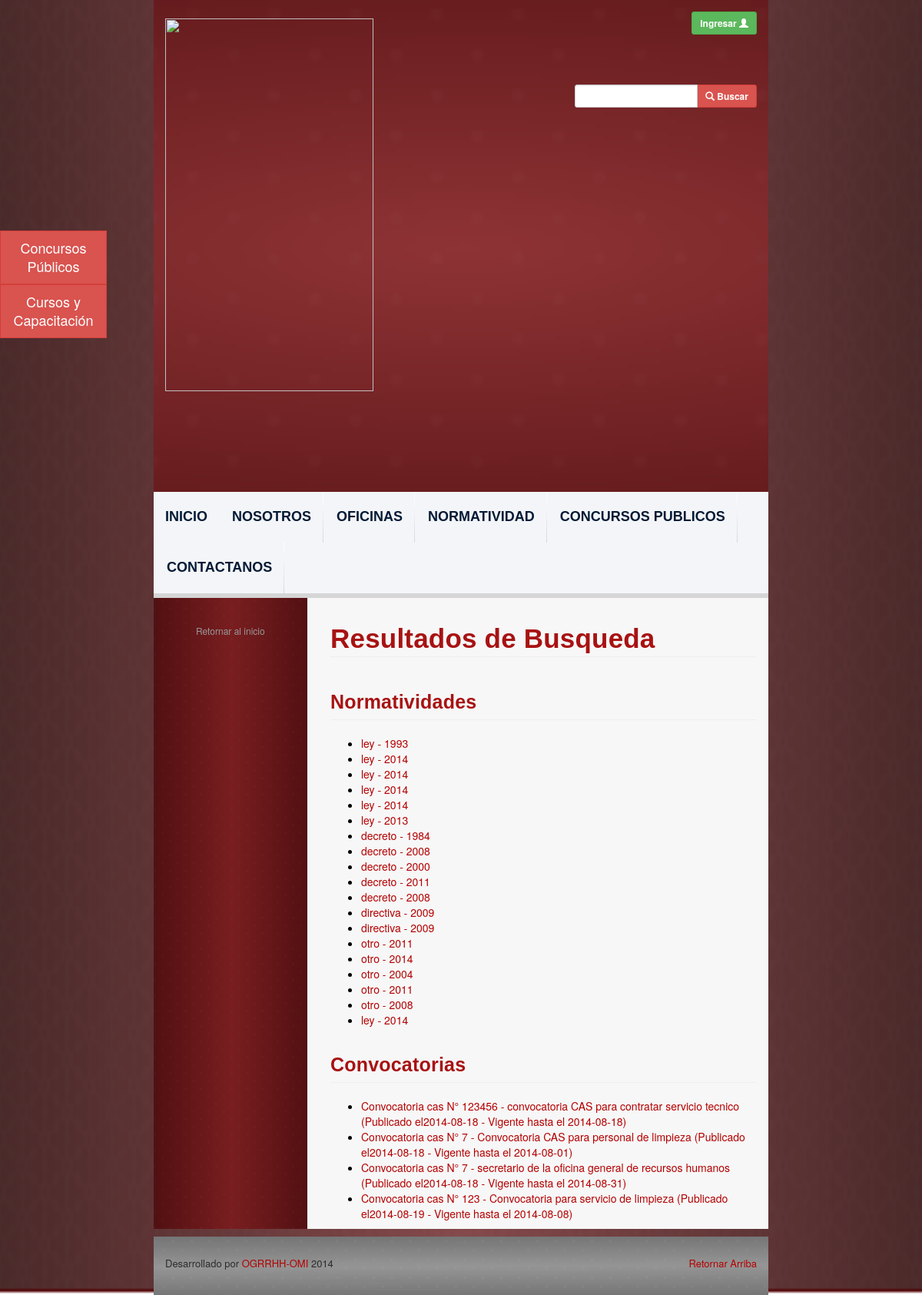
Page /search-results.php on the committed database.
### tables this page shows
CREATE TABLE `legislations` (
  `id` int(11) NOT NULL AUTO_INCREMENT,
  `name` varchar(500) NOT NULL,
  `publication_date` date NOT NULL,
  `file_path` varchar(500) NOT NULL,
  `user_id` int(11) NOT NULL,
  `legislation_type_id` int(11) NOT NULL,
  `office_id` int(11) NOT NULL,
  `update_date` date NOT NULL,
  PRIMARY KEY (`id`)
);

CREATE TABLE `legislation_types` (
  `id` int(11) NOT NULL AUTO_INCREMENT,
  `name` varchar(100) NOT NULL,
  PRIMARY KEY (`id`)
);

CREATE TABLE `convocatories` (
  `id` int(11) NOT NULL AUTO_INCREMENT,
  `convocatory_type_id` int(11) NOT NULL,
  `dependency_id` int(11) NOT NULL,
  `number` int(11) NOT NULL,
  `title` varchar(500) NOT NULL,
  `life_date` date NOT NULL,
  `file_path` varchar(500) NOT NULL,
  `user_id` int(11) NOT NULL,
  `office_id` int(11) NOT NULL,
  `update_date` date NOT NULL,
  PRIMARY KEY (`id`)
);

CREATE TABLE `convocatory_types` (
  `id` int(11) NOT NULL AUTO_INCREMENT,
  `name` varchar(300) NOT NULL,
  PRIMARY KEY (`id`)
);

### php_files/ConnectionManager.php (called while the page is built, shortened)
<?php
class ConnectionManager{
	public $hostName = "localhost";
	public $userName = "root";
	public $password = "root";
	public $database = "ogrrhhwebsitedb";
	public $connection;
	public function createConnection(){
		$this->connection =  mysql_connect ( $this->hostName, $this->userName, $this->password );
	}
	public function selectDatabase(){
		return mysql_select_db ($this->database, $this->connection );
	}
	public function doQuery($query){
		$result = mysql_query ( $query, $this->connection );
		return $result;
	}
	public function closeConnection(){
		return mysql_close ($this->connection);
	}
}
?>

### php_files/LegislationDAO.php (called while the page is built, shortened)
<?php
include 'ConnectionManager.php';
class LegislationDAO {
	public function selectByName($searchString) {
		$query = 	"SELECT l.*, lt.name, YEAR(l.publication_date) AS publication_year FROM legislations l
					INNER JOIN legislation_types lt on l.legislation_type_id = lt.id
					WHERE l.name like '%" . $searchString . "%'
					OR lt.name like  '%" . $searchString . "%';";
		$connectionManager = new ConnectionManager ();
		$result = $connectionManager->doQuery ( $query );
		return $result;
	}
	public function selectByNameConvocatory($searchString) {
		$query = 	"SELECT c.*, ct.name AS convocatory_type_name
					FROM convocatories c
					INNER JOIN convocatory_types ct on c.convocatory_type_id = ct.id
					WHERE trim(ucase(c.title)) like '%" . $searchString . "%'
					OR  trim(ucase(ct.name)) like '%" . $searchString . "%'
					ORDER BY c.update_date ASC;";
		$connectionManager = new ConnectionManager ();
		$result = $connectionManager->doQuery ( $query );
		return $result;
	}
}
?>

### search-results.php (the view, shortened to what this page needs)
<?php
include 'php_files/LegislationDAO.php';
$legislationDAO = new LegislationDAO ();
$searchString = $_POST ["searchString"];
$queryResultLegislation = $legislationDAO->selectByName ( $searchString );
$queryResultConvocatory = $legislationDAO->selectByNameConvocatory ( $searchString );
?>
<html lang="es_PE">
<?php include('webframes/resources.php');?>
<body class="body-style">
	<div class="container-fluid">
		<div class="row background-image-style">
			<div class="col-md-8">
			<?php include('webframes/header.php');?>
			<div id="content-div" class="row">
				<?php include('webframes/left-navbar.php');?>
					<div class="col-md-9 text-content-style">
						<h1 id="mision-and-goals"
							class="font-style-medium-title-dark page-header ">Resultados de
							Busqueda</h1>
						<div class="row">
							<div class="col-md-12">
								<h1 id="mision-and-goals"
									class="font-style-short-title-dark page-header ">Normatividades</h1>
								<ul>
									<?php
									while ( $row = mysql_fetch_assoc ( $queryResultLegislation ) ) {
										print ("<li><a href='" . Constants::ogrrhhFTPUrl . $row ['file_path'] . "'
		 								target='blank'>" . $row ['name'] . " - " . $row ['publication_year'] . "</a></li>") ;
									}
									?>
								</ul>
								<h1 id="mision-and-goals"
									class="font-style-short-title-dark page-header ">Convocatorias</h1>
								<ul>
									<?php
									while ( $row = mysql_fetch_assoc ( $queryResultConvocatory ) ) {
										print ("<li><a href='" . Constants::ogrrhhFTPUrlConvocatorias . $row ['file_path'] . "'
		 								target='blank'>Convocatoria " . $row ['convocatory_type_name'] . " N° " . $row ['number'] . " - " . $row ['title'] . "
		 									(Publicado el" . $row ['update_date'] . " - Vigente hasta el " . $row ['life_date'] . ")</a></li>") ;
									}
									?>
								</ul>
							</div>
						</div>
					</div>
				</div>
			<?php include('webframes/footer.php');?>
		</div>
		</div>
	</div>
</body>
</html>

### resources/css/carousel.css (style rules this page uses)
body { padding-bottom: 40px; color: #5a5a5a; }

### resources/css/ogrrhh-website.css (style rules this page uses)
.body-style { padding-bottom: 0px; color: black; }
.background-image-style { background: url('../pages-styles/website-background.fw.png') no-repeat; -webkit-background-size: cover; -moz-background-size: cover; -o-background-size: cover; background-size: 100% 100%; }
.font-style-medium-title-dark { font-family: "Lucida Grande", "Lucida Sans Unicode", "Lucida Sans", Geneva, Verdana, sans-serif; color: #A81212; font-size: 35; padding: 5; font-weight: bold; letter-spacing: 0.2px; line-height: 36pX; padding-left: 0px; }
.text-content-style { background-color: #F7F7F7; padding-left: 30px; padding-top: 15px; min-height: 600px; }
.font-style-short-title-dark { font-family: "Lucida Grande", "Lucida Sans Unicode", "Lucida Sans", Geneva, Verdana, sans-serif; color: #A81212; font-size: 25; padding: 5; font-weight: bold; letter-spacing: 0.2px; line-height: 36pX; padding-left: 0px; }

### rows in the picture
legislations: legislation_type.name "ley", publication_year "1993"
legislations: legislation_type.name "ley", publication_year "2014"
legislations: legislation_type.name "ley", publication_year "2014"
legislations: legislation_type.name "ley", publication_year "2014"
legislations: legislation_type.name "ley", publication_year "2014"
legislations: legislation_type.name "ley", publication_year "2013"
legislations: legislation_type.name "decreto", publication_year "1984"
legislations: legislation_type.name "decreto", publication_year "2008"
legislations: legislation_type.name "decreto", publication_year "2000"
legislations: legislation_type.name "decreto", publication_year "2011"
legislations: legislation_type.name "decreto", publication_year "2008"
legislations: legislation_type.name "directiva", publication_year "2009"
legislations: legislation_type.name "directiva", publication_year "2009"
legislations: legislation_type.name "otro", publication_year "2011"
legislations: legislation_type.name "otro", publication_year "2014"
legislations: legislation_type.name "otro", publication_year "2004"
legislations: legislation_type.name "otro", publication_year "2011"
legislations: legislation_type.name "otro", publication_year "2008"
legislations: legislation_type.name "ley", publication_year "2014"
convocatories: convocatory_type.name "cas", number "123456", title "convocatoria CAS para contratar servicio tecnico", update_date "2014-08-18", life_date "2014-08-18"
convocatories: convocatory_type.name "cas", number "7", title "Convocatoria CAS para personal de limpieza", update_date "2014-08-18", life_date "2014-08-01"
convocatories: convocatory_type.name "cas", number "7", title "secretario de la oficina general de recursos humanos", update_date "2014-08-18", life_date "2014-08-31"
convocatories: convocatory_type.name "cas", number "123", title "Convocatoria para servicio de limpieza", update_date "2014-08-19", life_date "2014-08-08"
